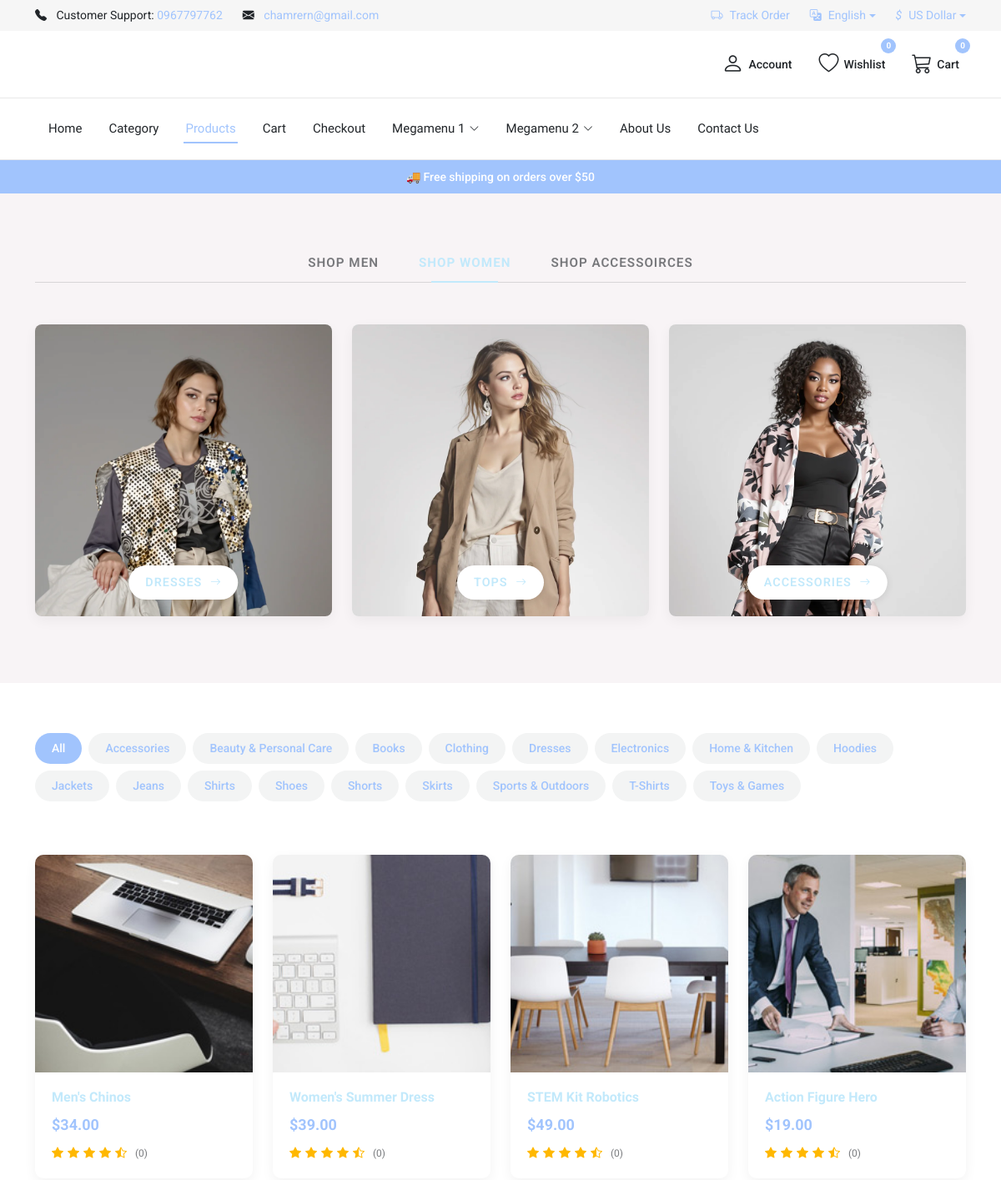
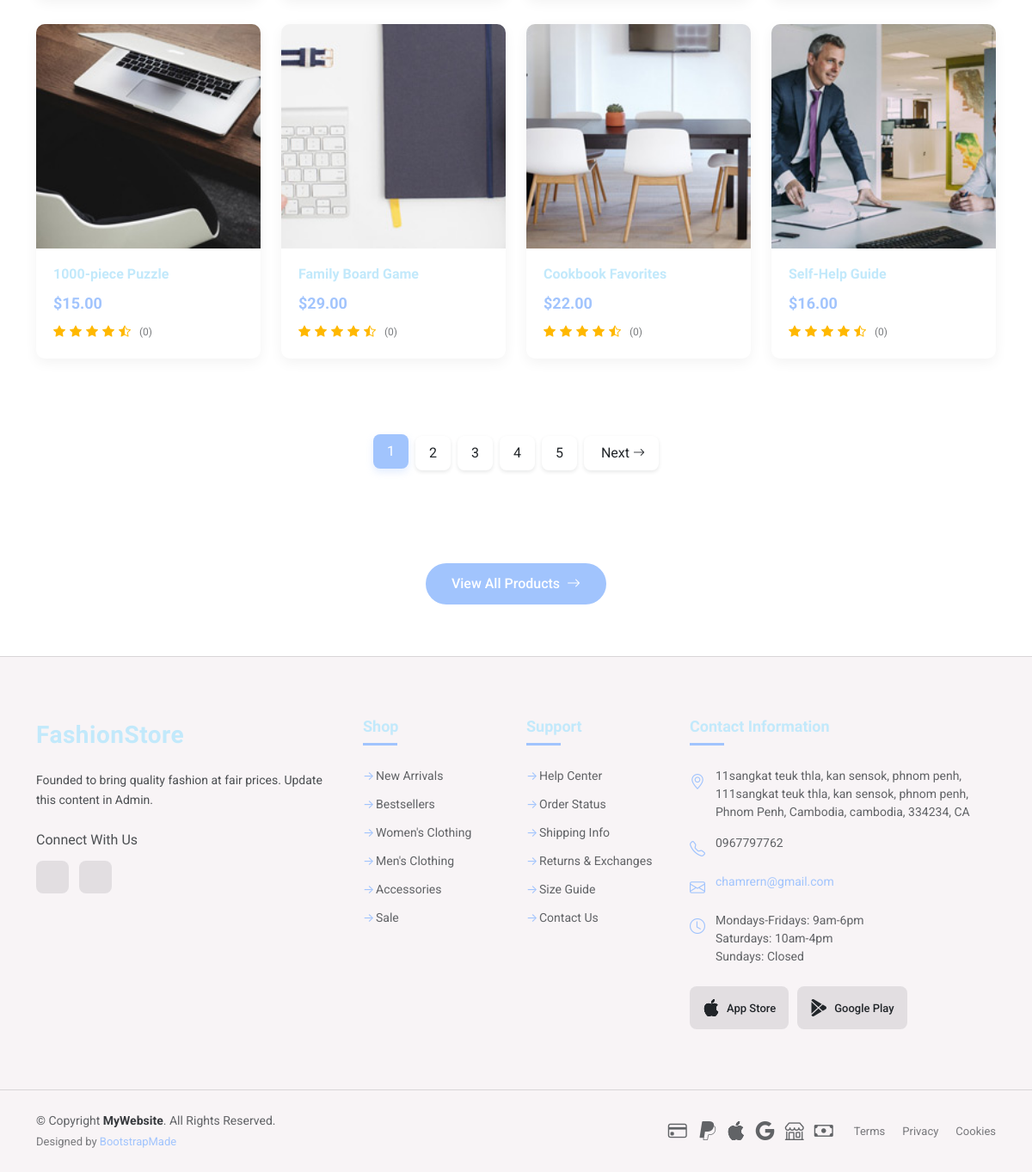
Screenshot of /?p=products with the database file from the repository (2 pictures, top to bottom).
### tables this page shows
CREATE TABLE IF NOT EXISTS `users` (
  `id` bigint(20) UNSIGNED NOT NULL AUTO_INCREMENT,
  `name` varchar(50) NOT NULL,
  `email` varchar(50) NOT NULL,
  `phone` varchar(30) DEFAULT NULL,
  `password_hash` varchar(100) NOT NULL,
  `role` enum('customer','admin') NOT NULL DEFAULT 'customer',
  `created_at` timestamp NOT NULL DEFAULT CURRENT_TIMESTAMP,
  PRIMARY KEY (`id`),
  UNIQUE KEY `email` (`email`)
);

CREATE TABLE IF NOT EXISTS `currencies` (
  `id` bigint(20) UNSIGNED NOT NULL AUTO_INCREMENT,
  `code` char(3) NOT NULL,
  `name` varchar(100) NOT NULL,
  `exchange_rate` decimal(18,6) NOT NULL DEFAULT '1.000000',
  `symbol` varchar(10) DEFAULT NULL,
  `decimal_places` tinyint(3) UNSIGNED NOT NULL DEFAULT '2',
  `position` enum('prefix','suffix') NOT NULL DEFAULT 'prefix',
  `is_default` tinyint(1) NOT NULL DEFAULT '0',
  `is_active` tinyint(1) NOT NULL DEFAULT '1',
  `created_at` timestamp NOT NULL DEFAULT CURRENT_TIMESTAMP,
  `updated_at` timestamp NOT NULL DEFAULT CURRENT_TIMESTAMP ON UPDATE CURRENT_TIMESTAMP,
  PRIMARY KEY (`id`),
  UNIQUE KEY `uniq_currencies_code` (`code`),
  KEY `idx_currencies_active_position` (`is_active`,`position`)
);

CREATE TABLE IF NOT EXISTS `categories` (
  `id` bigint(20) UNSIGNED NOT NULL AUTO_INCREMENT,
  `name` varchar(150) NOT NULL,
  `slug` varchar(180) NOT NULL,
  `parent_id` bigint(20) UNSIGNED DEFAULT NULL,
  PRIMARY KEY (`id`),
  UNIQUE KEY `slug` (`slug`),
  KEY `fk_categories_parent` (`parent_id`)
);

CREATE TABLE IF NOT EXISTS `products` (
  `id` bigint(20) UNSIGNED NOT NULL AUTO_INCREMENT,
  `title` varchar(100) NOT NULL,
  `slug` varchar(100) NOT NULL,
  `description` mediumtext,
  `featured_image` varchar(500) DEFAULT NULL,
  `price` decimal(10,2) DEFAULT '0.00',
  `stock_qty` int(11) NOT NULL DEFAULT '0',
  `discount_percent` decimal(5,2) DEFAULT NULL,
  `brand` varchar(100) DEFAULT NULL,
  `brand_id` bigint(20) UNSIGNED DEFAULT NULL,
  `gender` enum('men','women','unisex','kids') DEFAULT NULL,
  `care` text,
  `status` enum('draft','active','archived') NOT NULL DEFAULT 'draft',
  `created_at` timestamp NOT NULL DEFAULT CURRENT_TIMESTAMP,
  PRIMARY KEY (`id`),
  UNIQUE KEY `slug` (`slug`),
  KEY `idx_products_brand` (`brand_id`)
);

CREATE TABLE IF NOT EXISTS `about_us` (
  `id` bigint(20) UNSIGNED NOT NULL AUTO_INCREMENT,
  `title` varchar(200) DEFAULT NULL,
  `content` mediumtext,
  `content_2` mediumtext,
  `image_url` varchar(500) DEFAULT NULL,
  `updated_at` timestamp NOT NULL DEFAULT CURRENT_TIMESTAMP ON UPDATE CURRENT_TIMESTAMP,
  `created_at` timestamp NOT NULL DEFAULT CURRENT_TIMESTAMP,
  PRIMARY KEY (`id`)
);

CREATE TABLE IF NOT EXISTS `addresses` (
  `id` bigint(20) UNSIGNED NOT NULL AUTO_INCREMENT,
  `user_id` bigint(20) UNSIGNED NOT NULL,
  `line1` varchar(255) NOT NULL,
  `line2` varchar(255) DEFAULT NULL,
  `city` varchar(100) NOT NULL,
  `state` varchar(100) DEFAULT NULL,
  `postal` varchar(20) NOT NULL,
  `country` varchar(2) NOT NULL,
  `is_default` tinyint(1) NOT NULL DEFAULT '0',
  `business_hours` text,
  PRIMARY KEY (`id`),
  KEY `idx_addresses_user` (`user_id`)
);

### mod/products.php (the view, shortened to what the rows shown need)
<?php
$categories = getCategories();
$filterCat = isset($_GET['category']) ? trim((string)$_GET['category']) : '';
$baseUrl = (string)($__CONFIG['site']['base_url'] ?? '/');
?>
<main class="main">
      <section id="product-list" class="product-list section">
            <div class="container isotope-layout" data-aos="fade-up" data-aos-delay="100" data-default-filter="<?php echo $filterCat !== '' ? '.filter-' . htmlspecialchars($filterCat, ENT_QUOTES) : '*'; ?>"
                  data-layout="masonry" data-sort="original-order">
                  <div class="row">
                        <div class="col-12">
                              <div class="product-filters isotope-filters mb-5 d-flex justify-content-center"
                                    data-aos="fade-up">
                                    <ul class="d-flex flex-wrap gap-2 list-unstyled">
                                          <?php foreach ($categories['categories'] as $category) { ?>
                                                <li class="<?php echo $filterCat === (string)$category['slug'] ? 'filter-active' : ''; ?>" data-filter=".filter-<?php echo htmlspecialchars($category['slug'], ENT_QUOTES); ?>"><a href="<?php echo htmlspecialchars($baseUrl . '?p=products&category_id=' . (int)$category['id'], ENT_QUOTES); ?>"><?php echo htmlspecialchars($category['name'], ENT_QUOTES); ?></a></li>
                                          <?php } ?>
                                    </ul>
                              </div>
                        </div>
                  </div>
                  <div class="row product-container isotope-container" data-aos="fade-up" data-aos-delay="200">
                        <?php
                        $perPage = 8;
                        $page = isset($_GET['page']) ? max(1, (int)$_GET['page']) : 1;
                        $offset = ($page - 1) * $perPage;
                        $products = getActiveProductsPaginated($perPage, $offset, $filterCat !== '' ? $filterCat : null);
                        $currencySymbol = isset($currentCurrencySymbol) ? (string)$currentCurrencySymbol : '$';
                        $baseUrl = (string)($__CONFIG['site']['base_url'] ?? '/');
                        if (is_array($products) && !empty($products)) {
                              foreach ($products as $p) {
                                    $id = (int)($p['id'] ?? 0);
                                    $name = (string)($p['title'] ?? 'Product');
                                    $slug = (string)($p['slug'] ?? '');
                                    $price = (float)($p['price'] ?? 0);
                                    $discountPercent = isset($p['discount_percent']) && $p['discount_percent'] !== null ? (float)$p['discount_percent'] : null;
                                    $sale = ($discountPercent !== null && $discountPercent > 0) ? max(0.0, $price * (1 - ($discountPercent / 100))) : null;
                                    $image = (string)($p['featured_image'] ?? '');
                                    $image = $image !== '' ? $image : 'assets/img/product/product-1.webp';
                                    $isOnSale = $sale !== null && $sale > 0 && $sale < $price;
                                    $href = $baseUrl . '?p=product-detail' . ($slug !== '' ? ('&slug=' . urlencode($slug)) : ($id > 0 ? ('&id=' . $id) : ''));
                        ?>
                                    <?php
                                    $catClasses = '';
                                    if (!empty($p['category_slugs'])) {
                                          $slugs = explode(',', (string)$p['category_slugs']);
                                          foreach ($slugs as $s) {
                                                $s = trim($s);
                                                if ($s !== '') {
                                                      $catClasses .= ' filter-' . htmlspecialchars($s, ENT_QUOTES);
                                                }
                                          }
                                    }
                                    ?>
                                    <div class="col-md-6 col-lg-3 product-item isotope-item<?php echo $catClasses; ?>">
                                          <div class="product-card">
                                                <div class="product-image">
                                                      <img src="admin/<?php echo htmlspecialchars($image, ENT_QUOTES); ?>" alt="<?php echo htmlspecialchars($name, ENT_QUOTES); ?>"
                                                            class="img-fluid main-img">
                                                </div>
                                                <div class="product-info">
                                                      <h5 class="product-title"><a href="<?php echo htmlspecialchars($href, ENT_QUOTES); ?>"><?php echo htmlspecialchars($name, ENT_QUOTES); ?></a></h5>
                                                      <div class="product-price">
                                                            <?php if ($isOnSale) { ?>
                                                                  <span class="current-price"><?php echo $currencySymbol . number_format($sale, 2); ?></span>
                                                                  <span class="old-price"><?php echo $currencySymbol . number_format($price, 2); ?></span>
                                                            <?php } else { ?>
                                                                  <span class="current-price"><?php echo $currencySymbol . number_format($price, 2); ?></span>
                                                            <?php } ?>
                                                      </div>
                                                      <div class="product-rating">
                                                            <i class="bi bi-star-fill"></i>
                                                            <i class="bi bi-star-fill"></i>
                                                            <i class="bi bi-star-fill"></i>
                                                            <i class="bi bi-star-fill"></i>
                                                            <i class="bi bi-star-half"></i>
                                                            <span>(0)</span>
                                                      </div>
                                                </div>
                                          </div>
                                    </div>
                              <?php
                              }
                        } else {
                              ?>
                              <div class="col-12">
                                    <div class="alert alert-info text-center">No products found.</div>
                              </div>
                        <?php
                        }
                        ?>
                  </div>
            </div>
      </section>
</main>

### inc/header.php (shortened to what the rows shown need)
<?php
$currencyData = getCurrencies();
$currentCurrencyLabel = $currencyData['currentCurrencyLabel'] ?? 'USD';
$currentCurrencySymbol = $currencyData['currentCurrencySymbol'] ?? '$';
$contact = getContact();
$adminEmail = $contact['adminEmail'] ?? '';
$adminPhone = $contact['adminPhone'] ?? '';
?>
<!DOCTYPE html>
<html lang="en">
<head>
      <?php
      $titleOverride = __DIR__ . '/title.inc.php';
      if (is_file($titleOverride)) {
            include $titleOverride;
      }
      ?>
</head>
<body class="<?php echo htmlspecialchars($__ROUTE, ENT_QUOTES); ?>">
      <header id="header" class="header position-relative">
            <div class="top-bar py-2 d-none d-lg-block">
                  <div class="container-fluid container-xl">
                        <div class="row align-items-center">
                              <div class="col-lg-6">
                                    <div class="d-flex align-items-center">
                                          <div class="top-bar-item me-4">
                                                <i class="bi bi-telephone-fill me-2"></i>
                                                <span>Customer Support: </span>
                                                <a href="<?php echo htmlspecialchars($adminPhone !== '' ? 'tel:' . $adminPhone : 'tel:+855967797762', ENT_QUOTES); ?>"><?php echo htmlspecialchars($adminPhone !== '' ? $adminPhone : '+855 967 797 762', ENT_QUOTES); ?></a>
                                          </div>
                                          <div class="top-bar-item">
                                                <a href="">
                                                      <span class="__cf_email__"><?php if ($adminEmail !== '') { ?><a href="mailto:<?php echo htmlspecialchars($adminEmail, ENT_QUOTES); ?>"><?php echo htmlspecialchars($adminEmail, ENT_QUOTES); ?></a><?php } else { ?><a href="mailto:tiengchamrern2@gmail.com" class="__cf_email__">tiengchamrern2@gmail.com</a><?php } ?></span>
                                                </a>
                                          </div>
                                    </div>
                              </div>
                              <div class="col-lg-6">
                                    <div class="d-flex justify-content-end">
                                          <div class="top-bar-item dropdown">
                                                <a href="#" class="dropdown-toggle" data-bs-toggle="dropdown">
                                                      <i class="me-2"><?php echo $currentCurrencySymbol; ?></i><?php echo htmlspecialchars($currentCurrencyLabel, ENT_QUOTES); ?>
                                                </a>
                                          </div>
                                    </div>
                              </div>
                        </div>
                  </div>
            </div>
      </header>

### inc/footer.php (shortened to what the rows shown need)
<?php
$contact = getContact();
$adminEmail = $contact['adminEmail'] ?? '';
$adminPhone = $contact['adminPhone'] ?? '';
$about = getAbout();
$aboutContent = $about['content'] ?? '';
$defaultAddressInfo = getDefaultAddress();
$addressText = is_array($defaultAddressInfo) ? ($defaultAddressInfo[0] ?? '') : (string)$defaultAddressInfo;
$addressHours = is_array($defaultAddressInfo) ? (string)($defaultAddressInfo[1] ?? '') : '';
?>
<footer id="footer" class="footer light-background">
      <div class="footer-main">
            <div class="container">
                  <div class="row gy-4">
                        <div class="col-lg-4 col-md-6">
                              <div class="footer-widget footer-about">
                                    <a href="/" class="logo">
                                          <span class="sitename">FashionStore</span>
                                    </a>
                                    <p><?php echo htmlspecialchars((string)($aboutContent !== '' ? $aboutContent : 'Lorem ipsum dolor sit amet, consectetur adipiscing elit. Nullam in nibh vehicula, facilisis magna ut, consectetur lorem. Proin eget tortor risus.'), ENT_QUOTES); ?></p>
                                    <div class="social-links mt-4">
                                          <h5>Connect With Us</h5>
                                          <div class="social-icons">
                                          </div>
                                    </div>
                              </div>
                        </div>
                        <div class="col-lg-4 col-md-6">
                              <div class="footer-widget">
                                    <div class="footer-contact">
                                          <div class="contact-item">
                                                <i class="bi bi-geo-alt"></i>
                                                <span><?php echo htmlspecialchars($addressText, ENT_QUOTES); ?></span>
                                          </div>
                                          <div class="contact-item">
                                                <i class="bi bi-telephone"></i>
                                                <span><?php echo htmlspecialchars($adminPhone !== '' ? $adminPhone : '+855 967 797 762', ENT_QUOTES); ?></span>
                                          </div>
                                          <div class="contact-item">
                                                <span><?php if ($adminEmail !== '') { ?><a href="mailto:<?php echo htmlspecialchars($adminEmail, ENT_QUOTES); ?>"><?php echo htmlspecialchars($adminEmail, ENT_QUOTES); ?></a><?php } else { ?><a href="mailto:tiengchamrern2@gmail.com" class="__cf_email__">tiengchamrern2@gmail.com</a><?php } ?></span>
                                          </div>
                                          <div class="contact-item">
                                                <i class="bi bi-clock"></i>
                                                <span><?php echo nl2br(htmlspecialchars(($addressHours !== '' ? $addressHours : "Monday-Friday: 9am-6pm\nSaturday: 10am-4pm\nSunday: Closed"), ENT_QUOTES)); ?></span>
                                          </div>
                                    </div>
                              </div>
                        </div>
                  </div>
            </div>
      </div>
</footer>
</body>
</html>

### rows the page displays
users: phone "0967797762", email "chamrern@gmail.com"
currencies: symbol "$", name "US Dollar"
categories: name "Accessories"
categories: name "Beauty & Personal Care"
categories: name "Books"
categories: name "Clothing"
categories: name "Dresses"
categories: name "Electronics"
categories: name "Home & Kitchen"
categories: name "Hoodies"
categories: name "Jackets"
categories: name "Jeans"
categories: name "Shirts"
categories: name "Shoes"
categories: name "Shorts"
categories: name "Skirts"
categories: name "Sports & Outdoors"
categories: name "T-Shirts"
categories: name "Toys & Games"
products: featured_image (picture), title "Men's Chinos", price "34.00"
products: featured_image (picture), title "Women's Summer Dress", price "39.00"
products: featured_image (picture), title "STEM Kit Robotics", price "49.00"
products: featured_image (picture), title "Action Figure Hero", price "19.00"
products: featured_image (picture), title "1000-piece Puzzle", price "15.00"
products: featured_image (picture), title "Family Board Game", price "29.00"
products: featured_image (picture), title "Cookbook Favorites", price "22.00"
products: featured_image (picture), title "Self-Help Guide", price "16.00"
about_us: content "Founded to bring quality fashion at fair prices. Update this content in Admin."
addresses: business_hours "11sangkat teuk thla, kan sensok, phnom penh, 111sangkat teuk thla, kan sensok, phnom penh, Phnom Penh, Cambodia, cambodia, 334234, CA", business_hours "Mondays-Fridays: 9am-6pm Saturdays: 10am-4pm Sundays: Closed"

### other values shown
$miniCartCount "0"
$totalPages "5"
